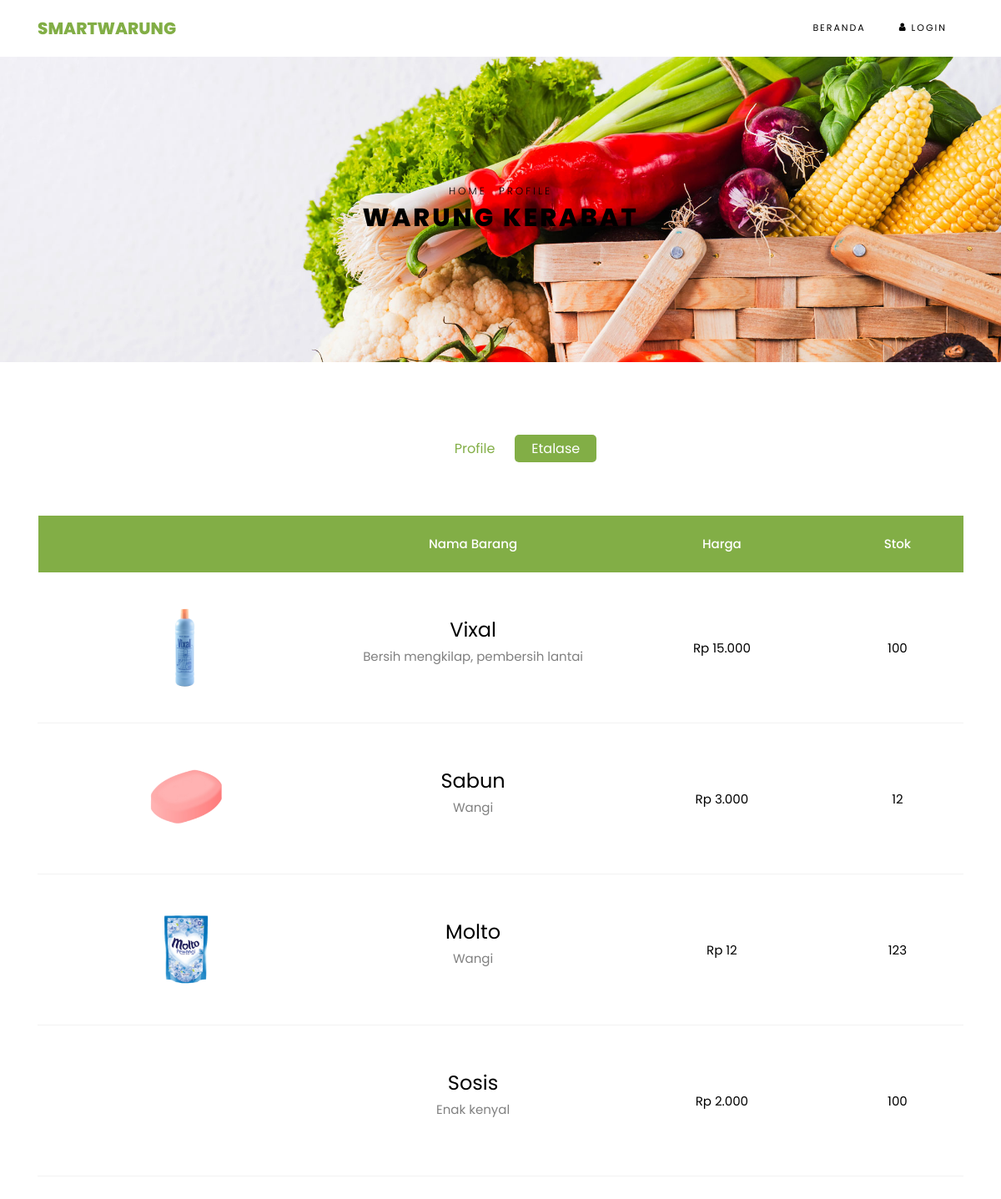
The app's page /profile/etalase/kerabat, older data.
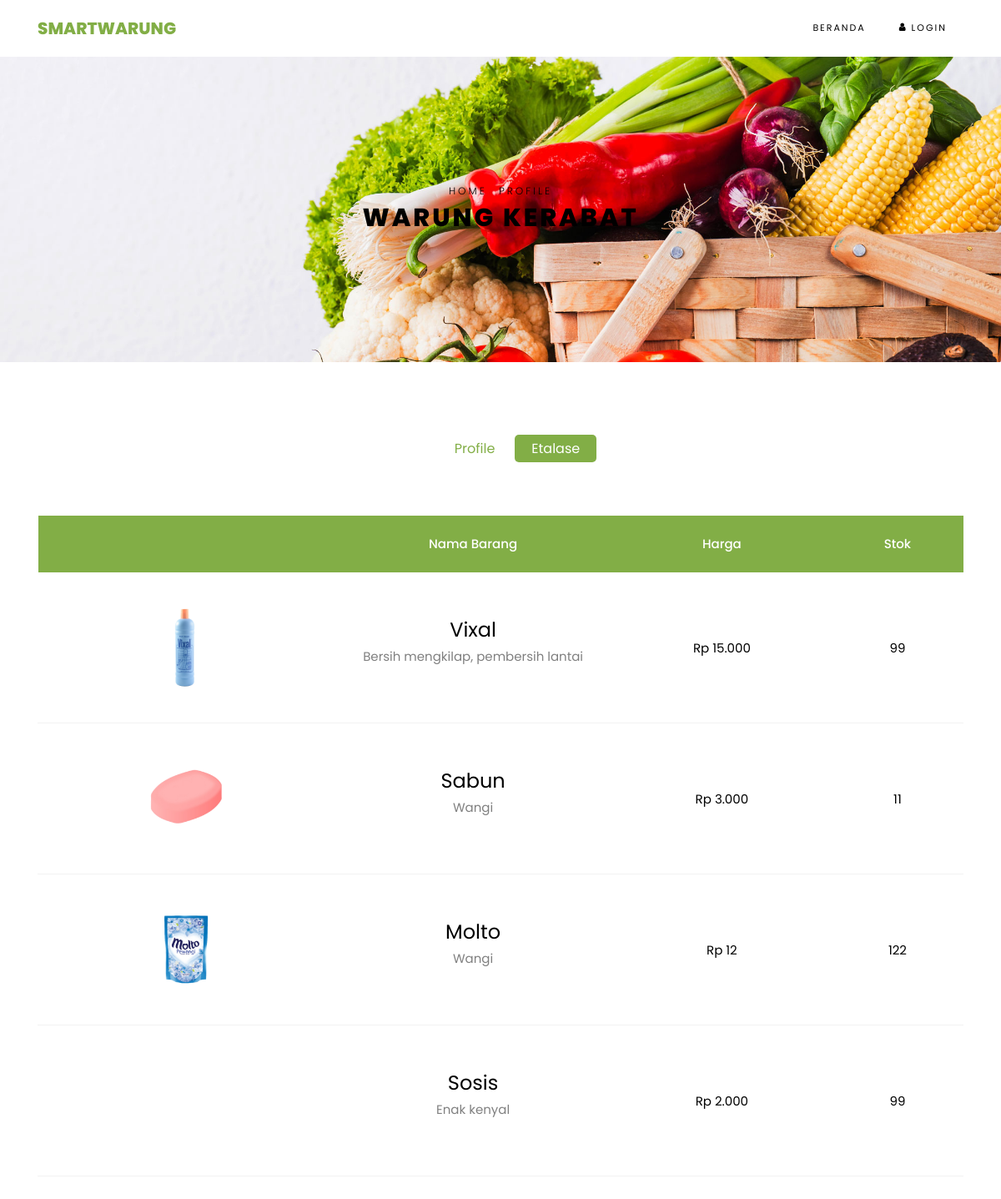
The same page, newer data.
### tables this page shows
CREATE TABLE `items` (
  `id` int(11) NOT NULL,
  `username` varchar(255) NOT NULL,
  `name` varchar(255) NOT NULL,
  `category` int(11) NOT NULL,
  `stock` int(11) NOT NULL,
  `price` int(11) NOT NULL,
  `description` text NOT NULL,
  `photo` text NOT NULL
);

### application/controllers/profile.php (called while the page is built, shortened)
<?php
class profile extends CI_Controller {
    public function __construct(){
        $this->load->model('users');
        $this->load->model('invoices');
        $this->load->model('items');
        $this->load->library('form_validation');
        $this->load->helper('date');
    }
    public function etalase($username){
        $data['items'] = $this->items->get_all_username($username);
        $data['user'] = $this->users->get_username($username);
        $data['active'] = 'etalase';
        $this->load->view('template/header');
        $this->load->view('profile/etalase',$data);
        $this->load->view('template/footer');
    }
}?>

### index.php (called while the page is built, shortened)
<?php
require_once BASEPATH.'core/CodeIgniter.php';

### application/models/users.php (called while the page is built, shortened)
<?php
class users extends CI_Model {
    public function get_username($username){
        $this->db->where('username', $username);
        return $this->db->get('users')->row_array();
    }
}
?>

### application/models/items.php (called while the page is built, shortened)
<?php
class items extends CI_Model {
    public function get_all_username($username){
        $this->db->where('username',$username);
        return $this->db->get('items')->result_array();
    }
}
?>

### application/views/profile/etalase.php (the view, shortened to what this page needs)
<div class="hero-wrap hero-bread" style="background-image: url('images/bg_1.jpg');">
	<div class="container">
	<div class="row no-gutters slider-text align-items-center justify-content-center">
		<div class="col-md-9 ftco-animate text-center">
		<p class="breadcrumbs" style="color: black;"><span class="mr-2" ><a href="<?php echo base_url(); ?>" style="color: black;">Home</a></span> <span style="color: black;">Profile</span></p>
		<h1 class="mb-0 bread" style="color: black;"><?php echo $user['name']; ?></h1>
		</div>
	</div>
	</div>
</div>
    <section class="ftco-section">
    <div class="container">
        <div class="row justify-content-center">
            <div class="col-md-10 mb-5 text-center">
                <ul class="product-category">
                <?php include APPPATH.'views/profile/menu.php'; ?>
                </ul>
            </div>
        </div>
        <div class="row">
            <div class="container">
                    <div class="row">
                    <div class="col-md-12 ftco-animate">
                        <div class="cart-list">
                            <table class="table">
                                <thead class="thead-primary">
                                <tr class="text-center">
                                    <th>&nbsp;</th>
                                    <th>Nama Barang</th>
                                    <th>Harga</th>
                                    <th>Stok</th>
                                </tr>
                                </thead>
                                <tbody>
                                <?php foreach($items as $item): ?>
                                <tr class="text-center">
                                    <td class="image-prod"><div class="img" style="background-image:url(<?php $photos = explode(',',$item['photo']); echo base_url('assets/uploads/').$photos[0]?>);"></div></td>
                                    <td class="product-name">
                                        <a href="<?php echo site_url('item/show/').$item['id'] ?>" class="h4"><?php echo $item['name'] ?></a>
                                        <p><?php echo $item['description'] ?></p>
                                    </td>
                                    <td class="price"><?php echo "Rp ".number_format($item['price'], 0, ".", ".") ?></td>
                                    <td class="price">
                                        <?php echo $item['stock']; ?>
                                    </div>
                                <?php endforeach; ?>
                        </div>
                    </div>
</section>

Row changes from the older to the newer data that the page shows:
changed items "Vixal": stock "100" → "99"
changed items "Sabun": stock "12" → "11"
changed items "Molto": stock "123" → "122"
changed items "Sosis": stock "100" → "99"
